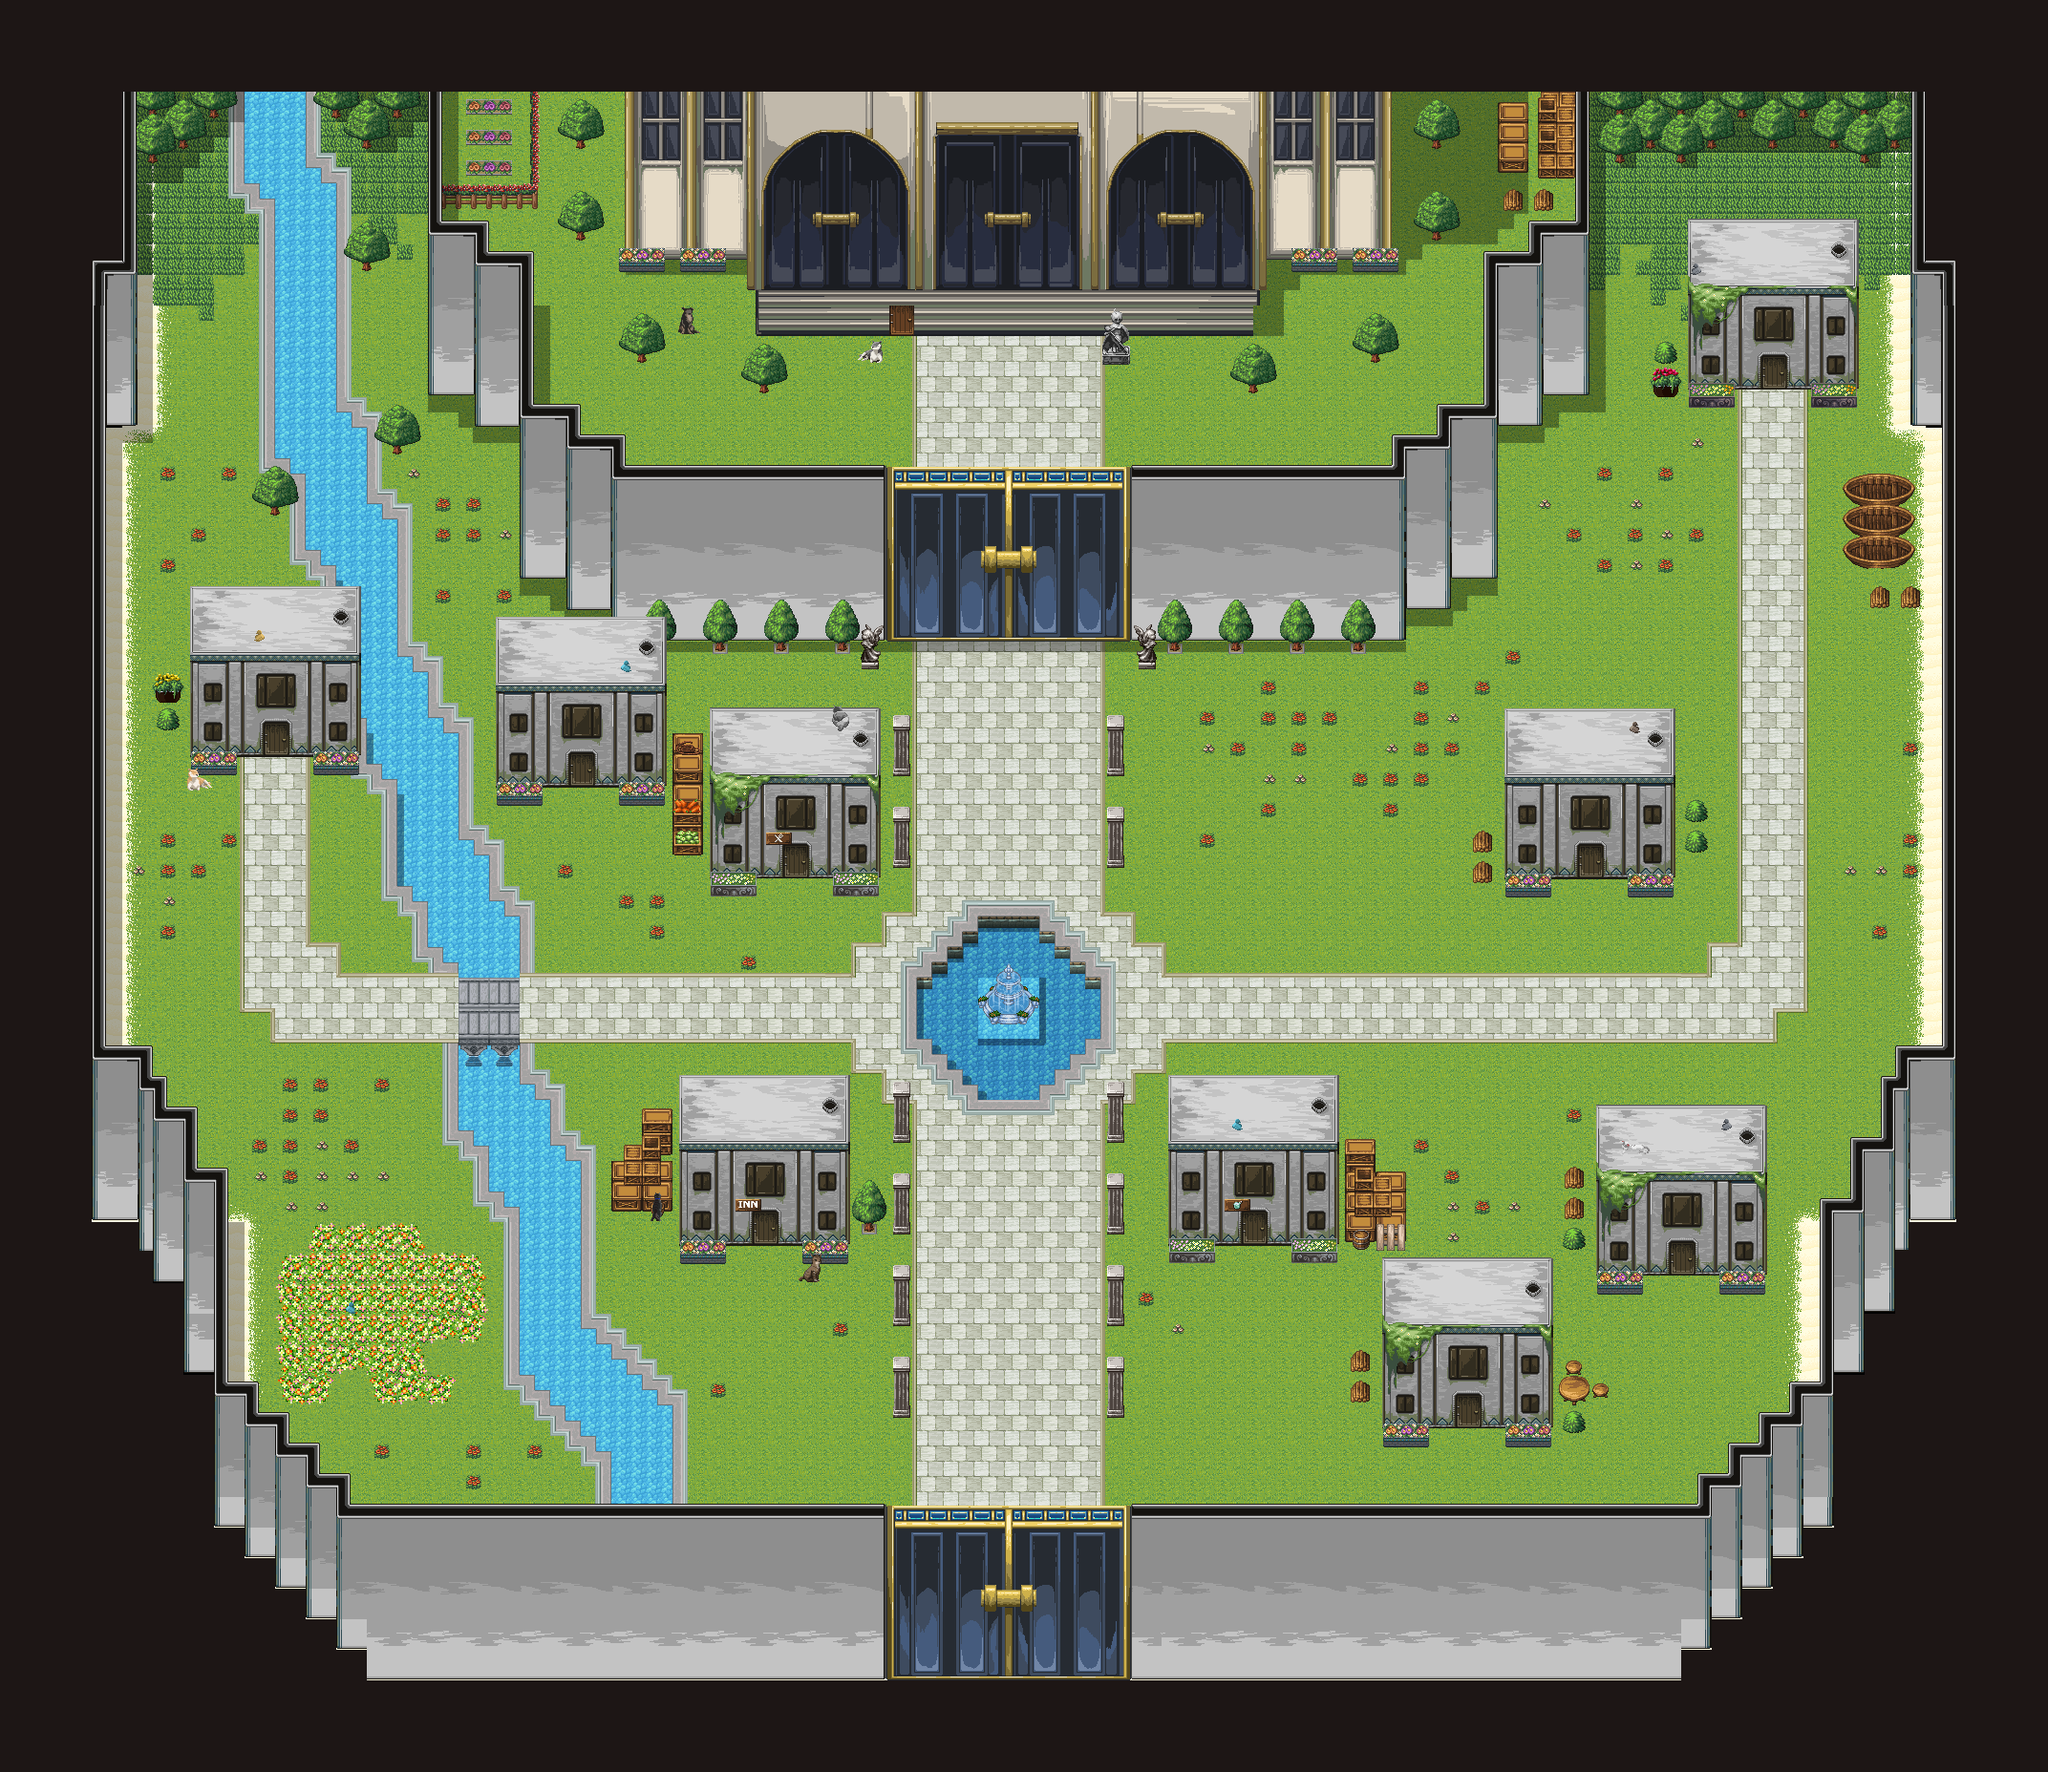

A 2D game scene composited from a Tiled map and its tileset images. What follows is a short description and the map's XML, with each tile layer's data collapsed to a summary:
An orthogonal 67x58 tile map with 32x32 px tiles, 23 tile layers (black, floor1, floor2, floor3, ...).

<map version="1.10" tiledversion="1.10.1" orientation="orthogonal" renderorder="right-down" width="67" height="58" tilewidth="32" tileheight="32" infinite="0" nextlayerid="27" nextobjectid="1">
 <tileset firstgid="1" source="../22_tsx/Church_town.tsx" />
 <layer id="8" name="black" width="67" height="58">
  <data>[3886 cells, 14 non-empty, 1 distinct tile ids]</data>
 </layer>
 <layer id="5" name="floor1" width="67" height="58">
  <data>[3886 cells, 3000 non-empty, 1 distinct tile ids]</data>
 </layer>
 <layer id="6" name="floor2" width="67" height="58">
  <data>[3886 cells, 2662 non-empty, 10 distinct tile ids]</data>
 </layer>
 <layer id="11" name="floor3" width="67" height="58">
  <data>[3886 cells, 506 non-empty, 8 distinct tile ids]</data>
 </layer>
 <layer id="16" name="river" width="67" height="58">
  <data>[3886 cells, 125 non-empty, 1 distinct tile ids]</data>
 </layer>
 <layer id="12" name="furniture1" width="67" height="58">
  <data>[3886 cells, 52 non-empty, 25 distinct tile ids]</data>
 </layer>
 <layer id="17" name="kerb2" width="67" height="58">
  <data>[3886 cells, 121 non-empty, 10 distinct tile ids]</data>
 </layer>
 <layer id="15" name="kerb" width="67" height="58">
  <data>[3886 cells, 232 non-empty, 30 distinct tile ids]</data>
 </layer>
 <layer id="13" name="furniture2" width="67" height="58">
  <data>[3886 cells, 29 non-empty, 24 distinct tile ids]</data>
 </layer>
 <layer id="14" name="shadow" width="67" height="58">
  <data>[3886 cells, 213 non-empty, 12 distinct tile ids]</data>
 </layer>
 <layer id="2" name="wall1" width="67" height="58">
  <data>[3886 cells, 228 non-empty, 92 distinct tile ids]</data>
 </layer>
 <layer id="9" name="house1" width="67" height="58">
  <data>[3886 cells, 307 non-empty, 223 distinct tile ids]</data>
 </layer>
 <layer id="20" name="wood1" width="67" height="58">
  <data>[3886 cells, 139 non-empty, 27 distinct tile ids]</data>
 </layer>
 <layer id="24" name="wood2" width="67" height="58">
  <data>[3886 cells, 36 non-empty, 4 distinct tile ids]</data>
 </layer>
 <layer id="25" name="wood3" width="67" height="58">
  <data>[3886 cells, 28 non-empty, 4 distinct tile ids]</data>
 </layer>
 <layer id="26" name="wood4" width="67" height="58">
  <data>[3886 cells, 24 non-empty, 6 distinct tile ids]</data>
 </layer>
 <layer id="19" name="furniture3" width="67" height="58">
  <data>[3886 cells, 250 non-empty, 49 distinct tile ids]</data>
 </layer>
 <layer id="23" name="animal1" width="67" height="58">
  <data>[3886 cells, 6 non-empty, 6 distinct tile ids]</data>
 </layer>
 <layer id="21" name="furniture4" width="67" height="58">
  <data>[3886 cells, 20 non-empty, 8 distinct tile ids]</data>
 </layer>
 <layer id="10" name="house2" width="67" height="58">
  <data>[3886 cells, 216 non-empty, 48 distinct tile ids]</data>
 </layer>
 <layer id="22" name="animal2" width="67" height="58">
  <data>[3886 cells, 8 non-empty, 6 distinct tile ids]</data>
 </layer>
 <layer id="3" name="wall2" width="67" height="58">
  <data>[3886 cells, 525 non-empty, 156 distinct tile ids]</data>
 </layer>
 <layer id="1" name="black" width="67" height="58">
  <data>[3886 cells, 847 non-empty, 1 distinct tile ids]</data>
 </layer>
</map>
